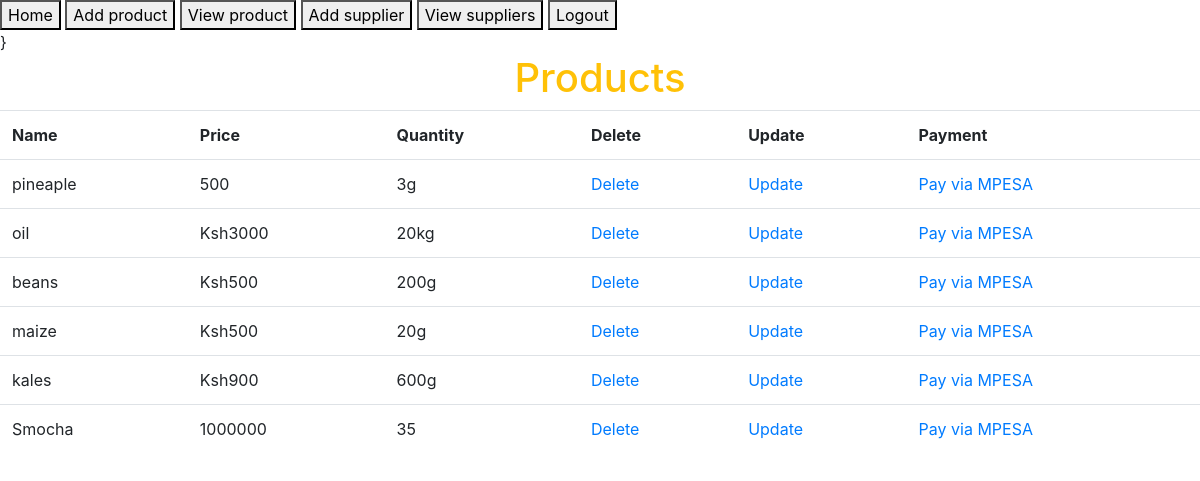
Screenshot of /products/ (signed in) with the database file from the repository.
### afternoonDjangoRegistration/models.py (models this page shows)
class Product(models.Model):
    prod_name = models.CharField(max_length=30, blank=False, null=False)
    prod_price = models.CharField(max_length=30, blank=False, null=False)
    prod_quantity = models.CharField(max_length=30, blank=False, null=False)

### afternoonDjangoRegistration/views.py (the view)
# urls.py: path('products/', general_views.view_products, name='products'),
@login_required
def view_products(request):
    products = Product.objects.all()
    context = {'products': products}
    return render(request, 'products.html', context)

### templates/products.html
{% extends 'base.html' %}
{% block content %}
    <section class="products-section">
        <div class="products-section-container">
            <h1 class="text-warning text-center">Products</h1>
            <table CLASS="table">
                <tr>
                    <th>Name</th>
                    <th>Price</th>
                    <th>Quantity</th>
                    <th>Delete</th>
                    <th>Update</th>
                    <th>Payment</th>
                </tr>
                {% for product in products %}
                    <tr>
                        <td>{{ product.prod_name }}</td>
                        <td>{{ product.prod_price }}</td>
                        <td>{{ product.prod_quantity }}</td>
                        <td><a href="/delete-product/{{ product.id }}">Delete</a></td>
                        <td><a href="/update-products/{{ product.id }}">Update</a></td>
                     <td><a href="/payment/{{ product.id }}">Pay via MPESA</a></td>
                    </tr>
                {% endfor %}
            </table>
        </div>
    </section>
{% endblock %}

### templates/base.html (shortened to what this page needs)
<!DOCTYPE html>
<html lang="en">
<head>
    {% load static %}
    {% load crispy_forms_tags %}
    <link rel="stylesheet" href={% static "bootstrap/css/bootstrap.css" %}>
</head>
<body>
<section class="navigation-section">
    <div class="navigation-section-container">
        <a href="{% url 'my-home' %}"><button>Home</button></a>
        {% if user.is_authenticated %}
            <a href="{% url 'add-product' %}"><button>Add product</button></a>
            <a href="{% url 'products' %}"><button>View product</button></a>
            <a href="{% url 'add-supplier' %}"><button>Add supplier</button></a>
            <a href="{% url 'suppliers' %}"><button>View suppliers</button></a>
             <a href="{% url 'user-logout' %}"><button>Logout</button></a>
        {% else %}
            <a href="{% url 'users-registration' %}"><button>Register</button></a>
            <a href="{% url 'user-login' %}"><button>Login</button></a>
        {% endif %}
    </div>
</section>
}
{% block content %}
{% endblock %}
</body>
</html>

### rows the page displays
Product: prod_name "pineaple", prod_price "500", prod_quantity "3g"
Product: prod_name "oil", prod_price "Ksh3000", prod_quantity "20kg"
Product: prod_name "beans", prod_price "Ksh500", prod_quantity "200g"
Product: prod_name "maize", prod_price "Ksh500", prod_quantity "20g"
Product: prod_name "kales", prod_price "Ksh900", prod_quantity "600g"
Product: prod_name "Smocha", prod_price "1000000", prod_quantity "35"
